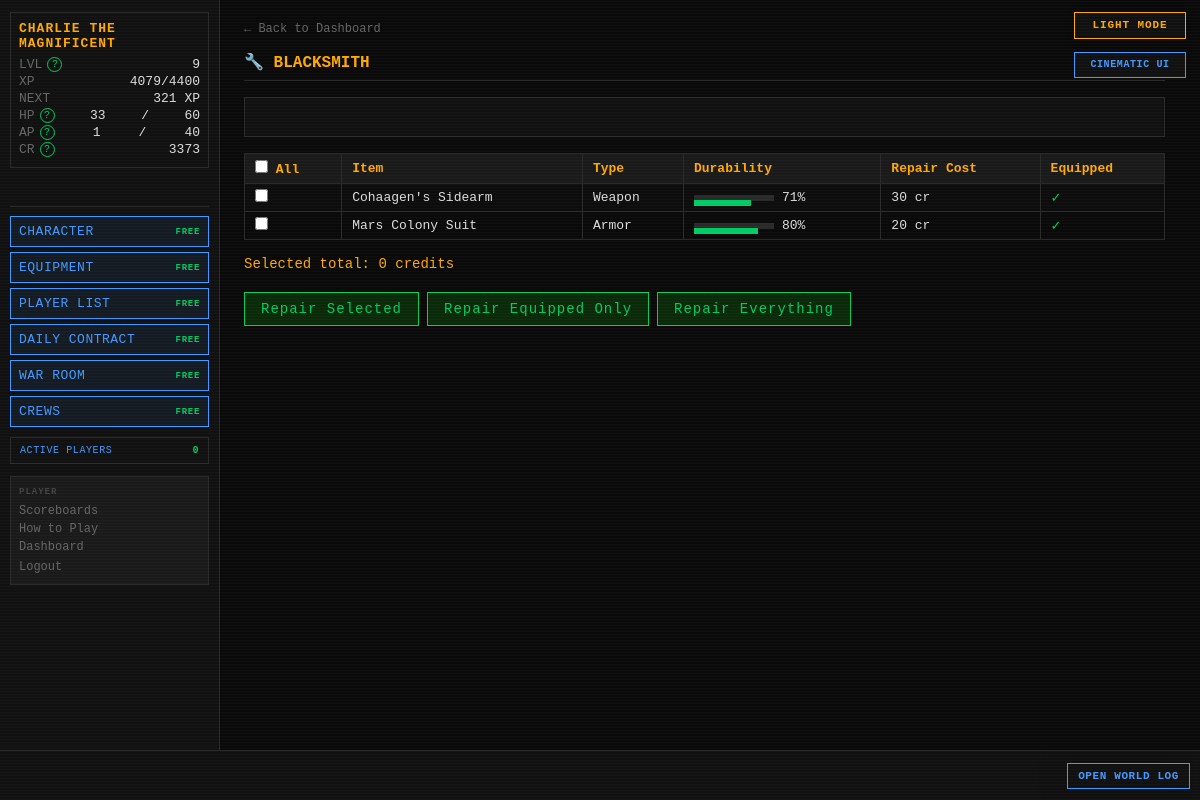
Screenshot of /blacksmith (signed in) with the database file from the repository.
### tables this page shows
CREATE TABLE players (
    id                  INTEGER PRIMARY KEY AUTOINCREMENT,
    username            TEXT    UNIQUE NOT NULL,
    password_hash       TEXT    NOT NULL,
    email               TEXT    UNIQUE NOT NULL,
    character_name      TEXT    NOT NULL,
    sex                 TEXT    NOT NULL,
    class_id            INTEGER REFERENCES classes(id),
    str_stat            INTEGER NOT NULL DEFAULT 1,
    end_stat            INTEGER NOT NULL DEFAULT 1,
    agi_stat            INTEGER NOT NULL DEFAULT 1,
    lck_stat            INTEGER NOT NULL DEFAULT 1,
    per_stat            INTEGER NOT NULL DEFAULT 1,
    level               INTEGER NOT NULL DEFAULT 1,
    xp                  INTEGER NOT NULL DEFAULT 0,
    current_hp          INTEGER NOT NULL,
    current_ap          INTEGER NOT NULL,
    credits             INTEGER NOT NULL DEFAULT 25,
    equipped_weapon_id  INTEGER REFERENCES inventory_items(id),
    equipped_armor_id   INTEGER REFERENCES inventory_items(id),
    equipped_special_id INTEGER REFERENCES inventory_items(id),
    in_combat           INTEGER NOT NULL DEFAULT 0,
    pending_levelup     INTEGER NOT NULL DEFAULT 0,
    pending_perk        INTEGER NOT NULL DEFAULT 0,
    combat_preference   TEXT    NOT NULL DEFAULT "Balanced",
    is_banned           INTEGER NOT NULL DEFAULT 0,
    retired_at          TEXT,
    last_login_at       TEXT,
    created_at          TEXT    NOT NULL DEFAULT (datetime('now'))
);

CREATE TABLE weapons (
    id              INTEGER PRIMARY KEY AUTOINCREMENT,
    name            TEXT    UNIQUE NOT NULL,
    is_active       INTEGER NOT NULL DEFAULT 1,
    level           INTEGER NOT NULL,
    weapon_type     TEXT    NOT NULL,
    damage_die      TEXT    NOT NULL,
    damage_type     TEXT    NOT NULL,
    str_bonus       INTEGER NOT NULL DEFAULT 0,
    end_bonus       INTEGER NOT NULL DEFAULT 0,
    agi_bonus       INTEGER NOT NULL DEFAULT 0,
    lck_bonus       INTEGER NOT NULL DEFAULT 0,
    per_bonus       INTEGER NOT NULL DEFAULT 0,
    associated_to   TEXT,
    credit_cost     INTEGER NOT NULL,
    drop_chance     REAL    NOT NULL,
    starting_durability INTEGER NOT NULL DEFAULT 100,
    imported_at     TEXT    NOT NULL DEFAULT (datetime('now'))
, description TEXT NOT NULL DEFAULT '');

CREATE TABLE inventory_items (
    id                 INTEGER PRIMARY KEY AUTOINCREMENT,
    player_id          INTEGER NOT NULL REFERENCES players(id),
    item_type          TEXT    NOT NULL,
    item_id            INTEGER NOT NULL,
    current_durability INTEGER NOT NULL DEFAULT 100,
    acquired_at        TEXT    NOT NULL DEFAULT (datetime('now')),
    acquired_method    TEXT    NOT NULL
);

CREATE TABLE armor (
    id              INTEGER PRIMARY KEY AUTOINCREMENT,
    name            TEXT    UNIQUE NOT NULL,
    is_active       INTEGER NOT NULL DEFAULT 1,
    level           INTEGER NOT NULL,
    ac_bonus        INTEGER NOT NULL DEFAULT 0,
    res_blade       INTEGER NOT NULL DEFAULT 0,
    res_blunt       INTEGER NOT NULL DEFAULT 0,
    res_ballistic   INTEGER NOT NULL DEFAULT 0,
    res_energy      INTEGER NOT NULL DEFAULT 0,
    res_arcane      INTEGER NOT NULL DEFAULT 0,
    res_explosive   INTEGER NOT NULL DEFAULT 0,
    res_venom       INTEGER NOT NULL DEFAULT 0,
    str_bonus       INTEGER NOT NULL DEFAULT 0,
    end_bonus       INTEGER NOT NULL DEFAULT 0,
    agi_bonus       INTEGER NOT NULL DEFAULT 0,
    lck_bonus       INTEGER NOT NULL DEFAULT 0,
    per_bonus       INTEGER NOT NULL DEFAULT 0,
    associated_to   TEXT,
    credit_cost     INTEGER NOT NULL,
    drop_chance     REAL    NOT NULL,
    starting_durability INTEGER NOT NULL DEFAULT 100,
    imported_at     TEXT    NOT NULL DEFAULT (datetime('now'))
, description TEXT NOT NULL DEFAULT '');

### routes/blacksmith.py (the view)
@bp.route("/blacksmith")
def index():
    player   = g.player
    settings = get_all_settings()
    if player["credits"] == 0:
        return render_template("blacksmith/blacksmith.html",
                               items=[], blocked=True,
                               blocked_reason="You have no credits.",
                               feedback=request.args.get("feedback"),
                               error=request.args.get("error"))
    items = _get_repairable_items(player, settings)
    all_full = all(i["current_durability"] >= 100 for i in items)
    if all_full:
        return render_template("blacksmith/blacksmith.html",
                               items=[], blocked=True,
                               blocked_reason="All your items are at full durability.",
                               feedback=request.args.get("feedback"),
                               error=request.args.get("error"))
    return render_template("blacksmith/blacksmith.html",
                           items=items,
                           blocked=False,
                           feedback=request.args.get("feedback"),
                           error=request.args.get("error"))

### app.py (called while the page is built)
def _context_processor() -> dict:
    settings = get_all_settings()
    player = g.get("player")
    if not player:
        return {"settings": settings}
    active_count = execute_one(
        """SELECT COUNT(DISTINCT q.player_id) AS cnt FROM action_queue q
           JOIN players p ON p.id=q.player_id
           WHERE datetime(q.created_at)>=datetime('now','-5 minutes') AND p.is_banned=0"""
    )["cnt"]
    return {"player": player, "settings": settings,
            "active_player_count": active_count}

def _check_auth():
    if request.endpoint in _AUTH_EXEMPT:
        return None
    if not session.get("player_id"):
        return redirect(url_for("auth.login"))
    return None

def _load_player():
    player_id = session.get("player_id")
    if not player_id:
        return None
    reconcile_combat_state(player_id)
    player = get_player(player_id)
    if player is None:
        session.clear()
        return redirect(url_for("auth.login"))
    g.player = player
    return None

def _check_levelup():
    if request.endpoint in _LEVELUP_EXEMPT:
        return None
    player = g.get("player")
    if player and player.get("pending_levelup") and not player.get("in_combat"):
        return redirect(url_for("auth.levelup"))
    if player and not player.get("in_combat"):
        threshold = cfg.XP_CURVE.get(player["level"] + 1)
        if threshold is not None and player["xp"] >= threshold:
            from combat.engine import check_level_up
            if check_level_up(player["id"], player["xp"], player["level"]):
                g.player = get_player(player["id"])
                return redirect(url_for("auth.levelup"))
    return None

def _set_blackout_flag():
    settings = get_all_settings()
    blackout_mins = settings.get("MIDNIGHT_BLACKOUT_MINUTES", cfg.MIDNIGHT_BLACKOUT_MINUTES)
    now = datetime.now(timezone.utc)
    minutes_to_midnight = (24 * 60) - (now.hour * 60 + now.minute)
    g.blackout = (minutes_to_midnight <= blackout_mins)

### database.py (called while the page is built)
def get_db() -> sqlite3.Connection:
    if 'db' not in g:
        g.db = sqlite3.connect(
            cfg.DB_PATH,
            detect_types=sqlite3.PARSE_DECLTYPES,
            timeout=10,
        )
        g.db.row_factory = dict_factory
        g.db.execute("PRAGMA foreign_keys = ON")
        g.db.execute("PRAGMA journal_mode = WAL")
    return g.db

def dict_factory(cursor: sqlite3.Cursor, row: tuple) -> dict:
    return {col[0]: val for col, val in zip(cursor.description, row)}

### templates/blacksmith/blacksmith.html (shortened to what this page needs)
{% extends "base.html" %}
{% block content %}
<div id="page-content">
    <a href="{{ url_for('dashboard.index') }}" class="back-link">← Back to Dashboard</a>
    <h2 class="page-title">🔧 BLACKSMITH</h2>
    <div id="terminal-output">
    </div>
    {% if blocked %}
    <p style="color:var(--grey)">{{ blocked_reason }}</p>
    {% else %}
    <form method="POST" action="{{ url_for('blacksmith.repair') }}">
        <table>
            <tr>
                <th><input type="checkbox" id="select-all"> All</th>
                <th>Item</th><th>Type</th><th>Durability</th>
                <th>Repair Cost</th><th>Equipped</th>
            </tr>
            {% for item in items %}
            <tr>
                <td>
                    <input type="checkbox" name="inv_ids" value="{{ item.inv_id }}"
                           class="item-checkbox" data-cost="{{ item.repair_cost }}">
                </td>
                <td>{{ item.name }}</td>
                <td>{{ item.item_type|title }}</td>
                <td>
                    <div style="display:flex;align-items:center;gap:8px;">
                        <div style="width:80px;height:6px;background:var(--border);position:relative;">
                            <div class="dur-bar {% if item.current_durability < 25 %}low{% elif item.current_durability < 60 %}medium{% endif %}"
                                 style="width:{{ item.current_durability }}%"></div>
                        </div>
                        {{ item.current_durability }}%
                    </div>
                </td>
                <td>{{ item.repair_cost }} cr</td>
                <td>{% if item.is_equipped %}<span class="term-good">✓</span>{% endif %}</td>
            </tr>
            {% endfor %}
        </table>
        <div style="margin:12px 0;color:var(--amber);">
            Selected total: <span id="total-cost">0</span> credits
        </div>
        <div style="display:flex;gap:8px;flex-wrap:wrap;">
            <button type="submit" name="mode" value="selected" class="auth-btn" style="width:auto;padding:8px 16px;">
                Repair Selected
            </button>
            <button type="submit" name="mode" value="equipped" class="auth-btn" style="width:auto;padding:8px 16px;">
                Repair Equipped Only
            </button>
            <button type="submit" name="mode" value="all" class="auth-btn" style="width:auto;padding:8px 16px;">
                Repair Everything
            </button>
        </div>
    </form>
    {% endif %}
</div>
{% endblock %}

### templates/base.html (shortened to what this page needs)
<!DOCTYPE html>
<html lang="en">
<head>
<link rel="stylesheet" href="{{ url_for('static', filename='style.css') }}">
</head>
<body class="{{ 'authenticated' if player else 'auth-page' }} {% block body_class %}{% endblock %}">
{% if settings.get('ALLOW_PLAYER_COLOR_OVERRIDE', true) %}<button id="theme-toggle" type="button" aria-label="Switch color theme" aria-pressed="false">
</button>{% endif %}
{% if settings.get('ALLOW_PLAYER_INTERFACE_OVERRIDE', true) %}
<button id="interface-toggle" type="button" aria-label="Switch interface style" aria-pressed="false">
</button>
{% endif %}
{% if player %}
<div id="left-col">
    <div id="status-block">
        <div class="status-name">{{ player.character_name }}</div>
        <div class="status-line">
            <span class="label">LVL</span>
            <span id="status-level">{{ player.level }}</span>
        </div>
        <div class="status-line">
            <span class="label">XP</span>
            <span><span id="status-xp">{{ player.xp }}</span><span id="status-xp-threshold">{% if player.get('next_level_xp') is not none %}/{{ player.get('next_level_xp') }}{% endif %}</span></span>
        </div>
        <div class="status-line" title="Experience still needed to reach level {{ player.level + 1 }}">
            <span class="label">NEXT</span>
            <span id="status-xp-next">{% if player.get('xp_to_next_level') is none %}MAX{% elif player.get('xp_to_next_level') <= 0 %}LEVEL UP{% else %}{{ player.get('xp_to_next_level') }} XP{% endif %}</span>
        </div>
        <div class="status-line">
            <span class="label">HP</span>
            <span id="status-hp">{{ player.current_hp }}</span>/<span id="status-maxhp">{{ player.max_hp }}</span>
        </div>
        <div class="status-line">
            <span class="label">AP</span>
            <span id="status-ap">{{ player.current_ap }}</span>/<span id="status-maxap">{{ player.max_ap }}</span>
        </div>
        <div class="status-line">
            <span class="label">CR</span>
            <span id="status-credits">{{ player.credits }}</span>
        </div>
    </div>
    <div class="free-action-buttons" aria-label="Free character actions">
        <a class="action-btn free-action-btn" href="{{ url_for('character.index') }}">
            CHARACTER <span class="free-cost">FREE</span>
        </a>
        <a class="action-btn free-action-btn" href="{{ url_for('character.equipment') }}">
            EQUIPMENT <span class="free-cost">FREE</span>
        </a>
        <a class="action-btn free-action-btn" href="{{ url_for('community.players') }}">PLAYER LIST <span class="free-cost">FREE</span></a>
        <a class="action-btn free-action-btn" href="{{ url_for('community.contracts') }}">DAILY CONTRACT <span class="free-cost">FREE</span></a>
        <a class="action-btn free-action-btn" href="{{ url_for('community.war_room') }}">WAR ROOM <span class="free-cost">FREE</span></a>
        <a class="action-btn free-action-btn" href="{{ url_for('crews.index') }}">CREWS <span class="free-cost">FREE</span></a>
    </div>
    <button id="active-players-toggle" class="active-players-toggle" type="button"
            data-url="{{ url_for('feeds.active_players') }}" aria-haspopup="dialog">
        ACTIVE PLAYERS <span id="active-player-count">{{ active_player_count }}</span>
    </button>
    <nav id="left-nav">
        <span class="nav-heading">PLAYER</span>
        <a href="{{ url_for('scoreboards.index') }}">Scoreboards</a>
        <a href="{{ url_for('feeds.game_help') }}">How to Play</a>
        <a href="{{ url_for('dashboard.index') }}">Dashboard</a>
        <form action="{{ url_for('auth.logout') }}" method="POST" style="margin:0">
            <button type="submit" class="nav-link-btn">Logout</button>
        </form>
    </nav>
</div>
{% endif %}
<div id="main">
    {% block content %}{% endblock %}
</div>
{% if player %}
<div id="ticker-wrap">
    <a id="ticker-log-link" href="{{ url_for('feeds.global_log') }}" title="Open the complete World Log">OPEN WORLD LOG</a>
    <div id="ticker">
    </div>
</div>
{% endif %}
</body>
</html>

### rows the page displays
players: character_name "CHARLIE THE MAGNIFICENT", level "9", xp "4079", current_hp "33", current_ap "1", credits "3373"
weapons: name "Cohaagen's Sidearm"
inventory_items: item_type "Weapon"
armor: name "Mars Colony Suit"
inventory_items: item_type "Armor"

### other values shown
{{ player.get('next_level_xp') }} "4400"
{{ player.get('xp_to_next_level') }} "321"
{{ player.max_hp }} "60"
{{ player.max_ap }} "40"
{{ active_player_count }} "0"
{{ item.current_durability }} "71" "80"
{{ item.repair_cost }} "30" "20"
